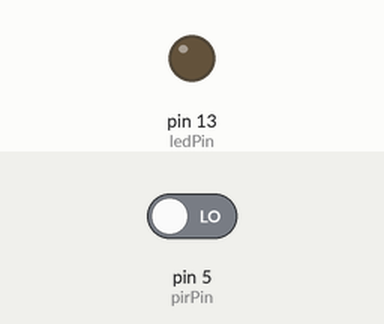
Simulated run of this sketch. Board: Arduino Uno, built with avr-gcc and run on an emulated ATmega328P. Parts: output pins drawn as LEDs (lit = HIGH). The inputs (shaded band) are chosen by the test bench; at power-on: pin 5 (pirPin) LOW.

Above: at 1.2 s.
1.3 s: pin 5 (pirPin) driven HIGH
At 2.1 s:
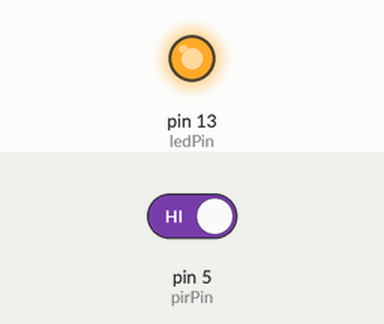
2.8 s: pin 5 (pirPin) driven LOW
At 3.3 s:
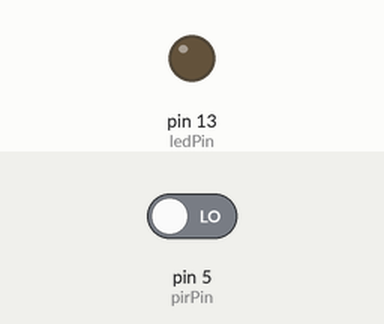
Timing chart, 0 to 5.8 s (numbered marks = the images above; inputs shaded):
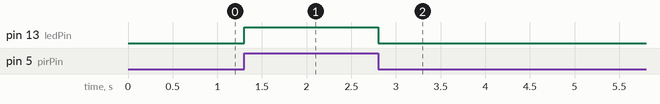

Measured:
- after the input at 1.3 s, pin 13 (ledPin): LOW → HIGH at once
- after the input at 2.8 s, pin 13 (ledPin): HIGH → LOW at once

The sketch:

sketch_jan25a.ino
```cpp
/* HC-SR501 Motion Detector on ESP8266 */

int ledPin = 13; // LED light indicator on D7, put a 1K ohm between LED and D7
int pirPin = 5; // Output from HC-SR501 on D1

int pirValue; // var to store read PIR Value

void setup()
  // put your setup code here, to run once:
{
  pinMode(ledPin, OUTPUT);
  pinMode(pirPin, INPUT);

  digitalWrite(ledPin, LOW);
}

void loop()
  // put your main code here, to run repeatedly:
{
  pirValue = digitalRead(pirPin);
  digitalWrite(ledPin, pirValue);
}
```
